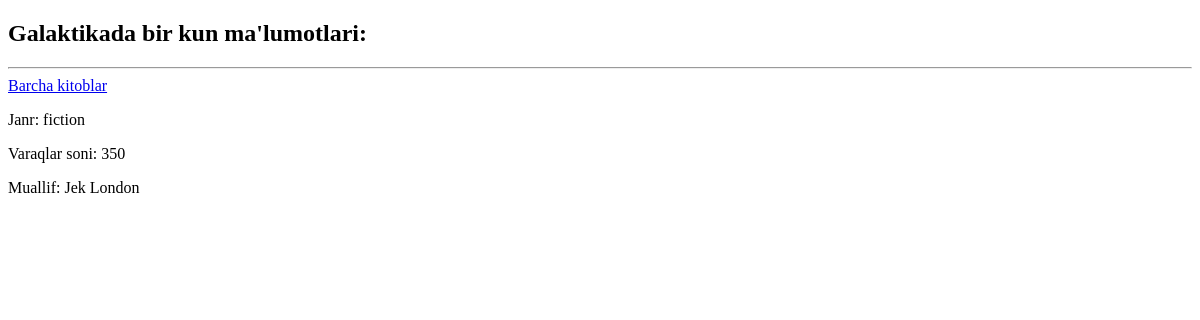
Page /kitoblar/11/ on the earlier database version.
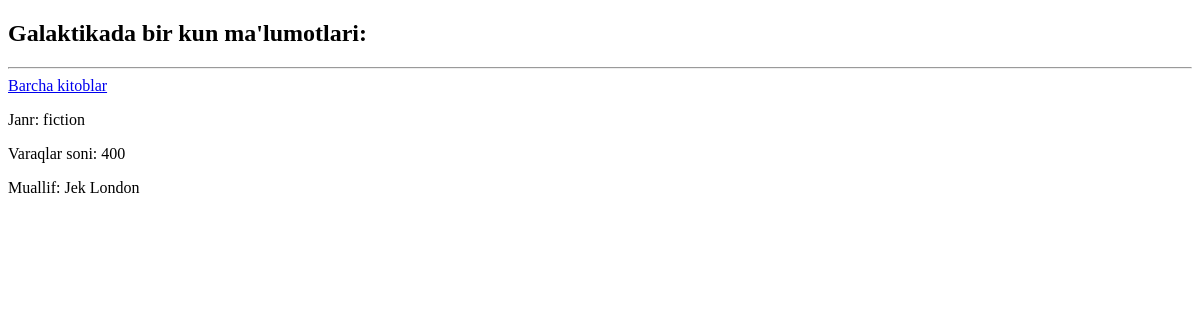
Same page on the later database version.
### main/models.py (models this page shows, shortened)
class Book(models.Model):
    title = models.CharField(max_length=100)
    genre = models.CharField(max_length=100, null=True, blank=True)
    pages = models.PositiveIntegerField()
    author = models.ForeignKey(Author, on_delete=models.SET_NULL, null=True)

class Author(models.Model):
    class GENDER_CHOICES(models.TextChoices):
        ERKAK = 'Erkak', 'Erkak'
        AYOL = 'Ayol', 'Ayol'
    name = models.CharField(max_length=100)
    gender = models.CharField(choices=GENDER_CHOICES.choices, max_length=10, blank=True, null=True)
    birth_of_date = models.DateField(null=True, blank=True)
    books = models.PositiveSmallIntegerField(blank=True, null=True)
    is_alive = models.BooleanField(default=False)
    def __str__(self):
        return self.name

### main/views.py (the view)
# urls.py: path('kitoblar/<int:kitob_id>/', kitob_view),
def kitob_view(request, kitob_id):
    book = Book.objects.get(id=kitob_id)
    context = {
        'book': book
    }
    return render(request, 'kitob-details.html', context)

### templates/kitob-details.html (shortened to what this page needs)
<!DOCTYPE html>
<html lang="en">
<head>
</head>
<body>
<h2> {{ book.title }} ma'lumotlari:</h2>
<hr>
<a href="/kitoblar/">Barcha kitoblar</a>
<p>Janr: {{ book.genre }}</p>
<p>Varaqlar soni: {{ book.pages }}</p>
<p>Muallif: {{ book.author }}</p>
</body>
</html>

Differences in the rows shown:
changed Book "Galaktikada bir kun": pages "350" → "400"
